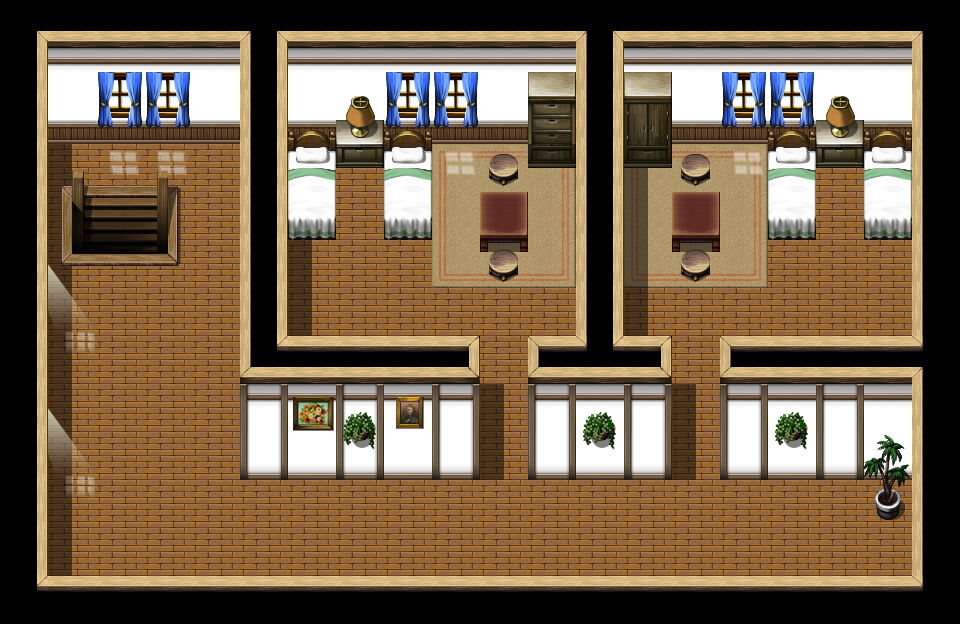

This game map was drawn from its Tiled (.tmx) file and the tilesets committed beside it. A one-line description and the trimmed map source follow:
An orthogonal 40x26 tile map with 24x24 px tiles, 9 tile layers (under0_none, under1_ground, under2_objects, under3_none, ...), 2 tilesets and 46 objects (4x note_bed02, 4x note_plant, 3x note_closet, 2x note_art, 2x lastdenn_inn, ...).

<map version="1.11" tiledversion="1.12.2" orientation="orthogonal" renderorder="right-down" width="40" height="26" tilewidth="24" tileheight="24" infinite="0" nextlayerid="21" nextobjectid="52">
 <properties>
  <property name="bgm" value="bgm_inn" />
  <property name="step_sound" value="wood" />
 </properties>
 <tileset firstgid="1" name="lastdenn_inn_2f" tilewidth="24" tileheight="24" tilecount="666" columns="37">
  <image source="tilesets/lastdenn_inn_2f.png" width="888" height="432" />
 </tileset>
 <tileset firstgid="667" source="tilesets/fsm_inside01_b.tsx" />
 <layer id="2" name="under0_none" width="40" height="26">
  <data>[1040 cells, 0 non-empty, 0 distinct tile ids]</data>
 </layer>
 <layer id="1" name="under1_ground" width="40" height="26">
  <data>[1040 cells, 984 non-empty, 164 distinct tile ids]</data>
 </layer>
 <layer id="3" name="under2_objects" width="40" height="26">
  <data>[1040 cells, 1 non-empty, 1 distinct tile ids]</data>
 </layer>
 <layer id="4" name="under3_none" width="40" height="26">
  <data>[1040 cells, 0 non-empty, 0 distinct tile ids]</data>
 </layer>
 <layer id="5" name="under4_none" width="40" height="26">
  <data>[1040 cells, 0 non-empty, 0 distinct tile ids]</data>
 </layer>
 <layer id="6" name="under5_none" width="40" height="26">
  <data>[1040 cells, 0 non-empty, 0 distinct tile ids]</data>
 </layer>
 <layer id="7" name="over6_objects" width="40" height="26">
  <data>[1040 cells, 56 non-empty, 4 distinct tile ids]</data>
 </layer>
 <layer id="8" name="over7_lights" width="40" height="26">
  <data>[1040 cells, 8 non-empty, 4 distinct tile ids]</data>
 </layer>
 <layer id="9" name="over8_none" width="40" height="26">
  <data>[1040 cells, 0 non-empty, 0 distinct tile ids]</data>
 </layer>
 <objectgroup color="#0055ff" id="11" name="sound">
  <object id="3" name="carpet" x="432" y="144" width="336" height="144" />
 </objectgroup>
 <objectgroup color="#aa0000" id="12" name="collision">
  <object id="5" x="0" y="0" width="960" height="144" />
  <object id="6" x="0" y="144" width="48" height="480" />
  <object id="7" x="48" y="600" width="912" height="24" />
  <object id="8" x="912" y="144" width="48" height="456" />
  <object id="9" x="720" y="360" width="192" height="120" />
  <object id="10" x="528" y="360" width="144" height="120" />
  <object id="11" x="240" y="360" width="240" height="120" />
  <object id="12" x="240" y="144" width="48" height="216" />
  <object id="13" x="288" y="144" width="48" height="96" />
  <object id="14" x="384" y="144" width="48" height="96" />
  <object id="15" x="336" y="144" width="48" height="24" />
  <object id="16" x="528" y="144" width="144" height="24" />
  <object id="17" x="576" y="168" width="48" height="192" />
  <object id="18" x="768" y="144" width="48" height="96" />
  <object id="19" x="864" y="144" width="48" height="96" />
  <object id="20" x="816" y="144" width="48" height="24" />
  <object id="22" x="48" y="168" width="48" height="96" />
  <object id="23" x="144" y="168" width="24" height="96" />
  <object id="24" x="96" y="252" width="48" height="12" />
  <object id="25" x="480" y="192" width="48" height="60" />
  <object id="26" x="672" y="192" width="48" height="60" />
  <object id="27" x="672" y="144" width="36" height="48" />
  <object id="28" x="684" y="252" width="24" height="30" />
  <object id="30" x="492" y="144" width="36" height="48" />
  <object id="31" x="492" y="252" width="24" height="30" />
  <object id="32" x="864" y="480" width="48" height="42" />
 </objectgroup>
 <objectgroup color="#5500ff" id="13" name="rest">
  <object id="33" name="note_bed02" x="288" y="144" width="48" height="96" />
  <object id="34" name="note_bed02" x="384" y="144" width="48" height="96" />
  <object id="37" name="note_bed02" x="768" y="144" width="48" height="96" />
  <object id="38" name="note_bed02" x="864" y="144" width="48" height="96" />
  <object id="39" name="note_closet" x="528" y="120" width="144" height="48" />
  <object id="40" name="note_closet" x="816" y="120" width="48" height="24" />
  <object id="41" name="note_closet" x="336" y="120" width="48" height="24" />
  <object id="42" name="note_plant" x="864" y="480" width="48" height="42" />
  <object id="47" name="note_plant" x="768" y="444" width="48" height="24" />
  <object id="48" name="note_plant" x="576" y="444" width="48" height="24" />
  <object id="49" name="note_plant" x="342" y="444" width="36" height="24" />
  <object id="50" name="note_art" x="396" y="444" width="24" height="24" />
  <object id="51" name="note_art" x="300" y="444" width="24" height="24" />
 </objectgroup>
 <objectgroup color="#55ff7f" id="14" name="npc">
  <object id="43" name="weapon_trainer" x="336" y="264" width="48" height="24">
   <properties>
    <property name="conversation" value="lastdenn_academy1" />
    <property name="direction" value="south" />
   </properties>
  </object>
  <object id="44" name="battle_trainer" type="w" x="120" y="432" width="48" height="24">
   <properties>
    <property name="conversation" value="lastdenn_academy2" />
   </properties>
  </object>
  <object id="45" name="heal_trainer" x="720" y="144" width="48" height="24">
   <properties>
    <property name="conversation" value="lastdenn_academy3" />
    <property name="direction" value="north" />
   </properties>
  </object>
  <object id="46" name="magic_trainer" x="792" y="522" width="48" height="24">
   <properties>
    <property name="conversation" value="lastdenn_academy4" />
    <property name="direction" value="west" />
   </properties>
  </object>
 </objectgroup>
 <objectgroup color="#55aaff" id="15" name="spawn">
  <object id="2" name="lastdenn_inn" x="96" y="216" width="48" height="24" />
 </objectgroup>
 <objectgroup color="#ffff7f" id="16" name="portal">
  <object id="1" name="lastdenn_inn" x="96" y="240" width="48" height="12" />
 </objectgroup>
 <objectgroup color="#ff00ff" id="18" name="quest" />
 <objectgroup color="#ff55ff" id="19" name="event" />
 <objectgroup color="#aaff00" id="20" name="scheduled" />
</map>
